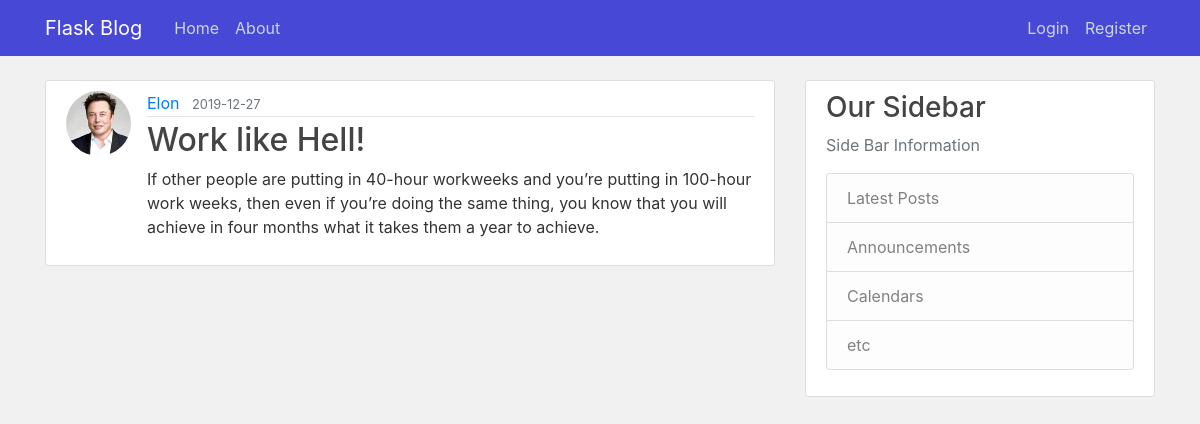
Screenshot of /posts/17 with the database file from the repository.
### flaskblog/models.py (models this page shows, shortened)
class User(db.Model, UserMixin):
    id = db.Column(db.Integer, primary_key=True)
    username = db.Column(db.String(20), unique=True, nullable=False)
    email = db.Column(db.String(120), unique=True, nullable=False)
    image_file = db.Column(db.String(20), nullable=False, default='default.jpg')
    password = db.Column(db.String(60), nullable=False)
    posts = db.relationship('Post', backref='author', lazy=True)

class Post(db.Model):
    id = db.Column(db.Integer, primary_key=True)
    title = db.Column(db.String(100), nullable=False)
    date_posted = db.Column(db.DateTime, nullable=False, default=datetime.utcnow)
    content = db.Column(db.Text, nullable=False)
    user_id = db.Column(db.Integer, db.ForeignKey('user.id'), nullable=False)

### flaskblog/posts/routes.py (the view)
@posts.route("/posts/<int:post_id>")
def post(post_id):
    post = Post.query.get_or_404(post_id)
    return render_template('Posts/post.html', title=post.title, post=post)

### flaskblog/templates/Posts/post.html (shortened to what this page needs)
{% extends 'base.html' %}
{% block body %}
    <article class="media content-section">
      <img class="rounded-circle article-img" src="{{ url_for('static', filename='profile_pics/' + post.author.image_file) }}">
      <div class="media-body">
        <div class="article-metadata">
          <a class="mr-2" href="{{ url_for('users.user_posts', username=post.author.username) }}">{{ post.author.username }}</a>
          <small class="text-muted">{{ post.date_posted.strftime('%Y-%m-%d') }}</small>
        </div>
        <h2 class="article-title" href="{{ url_for('users.user_posts', username=post.author.username) }}">{{ post.title }}</h2>
        <p class="article-content">{{ post.content }}</p>
      </div>
    </article>
{% endblock body %}

### flaskblog/static/css/main.css (style rules this page uses)
body { background: #F1F1F1; color: #333333; margin-top: 5rem; }
h1, h2, h3, h4, h5, h6 { color: #444444; }
.content-section { background: #ffffff; padding: 10px 20px; border: 1px solid #dddddd; border-radius: 3px; margin-bottom: 20px; }
.article-title { color: #444444; }
.article-content { white-space: pre-line; }
.article-img { height: 65px; width: 65px; margin-right: 16px; }
.article-metadata { padding-bottom: 1px; margin-bottom: 4px; border-bottom: 1px solid #e3e3e3 }

### rows the page displays
User: image_file (picture), author.username "Elon"
Post: date_posted "2019-12-27", title "Work like Hell!", content "If other people are putting in 40-hour workweeks and you’re putting in 100-hour work weeks, then even if you’re doing the same thing, you know that you will achieve in four months what it takes them a year to achieve."
